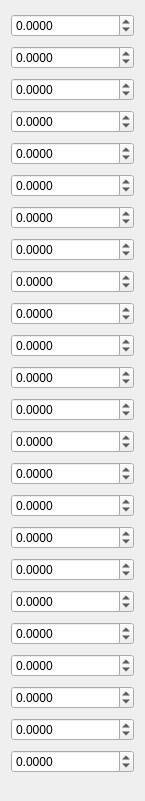
  <widget class="QWidget" name="layoutWidget_3">
   <property name="geometry">
    <rect>
     <x>660</x>
     <y>90</y>
     <width>145</width>
     <height>801</height>
    </rect>
   </property>
   <layout class="QVBoxLayout" name="verticalLayout_29">
    <item>
     <widget class="QDoubleSpinBox" name="spinBox_72">
      <property name="decimals">
       <number>4</number>
      </property>
      <property name="minimum">
       <double>-100.000000000000000</double>
      </property>
      <property name="maximum">
       <double>10000000.000000000000000</double>
      </property>
     </widget>
    </item>
    <item>
     <widget class="QDoubleSpinBox" name="spinBox_73">
      <property name="decimals">
       <number>4</number>
      </property>
      <property name="minimum">
       <double>-100.000000000000000</double>
      </property>
      <property name="maximum">
       <double>10000000.000000000000000</double>
      </property>
     </widget>
    </item>
    <item>
     <widget class="QDoubleSpinBox" name="spinBox_74">
      <property name="decimals">
       <number>4</number>
      </property>
      <property name="minimum">
       <double>-100.000000000000000</double>
      </property>
      <property name="maximum">
       <double>10000000.000000000000000</double>
      </property>
     </widget>
    </item>
    <item>
     <widget class="QDoubleSpinBox" name="spinBox_75">
      <property name="decimals">
       <number>4</number>
      </property>
      <property name="minimum">
       <double>-100.000000000000000</double>
      </property>
      <property name="maximum">
       <double>10000000.000000000000000</double>
      </property>
     </widget>
    </item>
    <item>
     <widget class="QDoubleSpinBox" name="spinBox_78">
      <property name="decimals">
       <number>4</number>
      </property>
      <property name="minimum">
       <double>-100.000000000000000</double>
      </property>
      <property name="maximum">
       <double>10000000.000000000000000</double>
      </property>
     </widget>
    </item>
    <item>
     <widget class="QDoubleSpinBox" name="spinBox_79">
      <property name="decimals">
       <number>4</number>
      </property>
      <property name="minimum">
       <double>-100.000000000000000</double>
      </property>
      <property name="maximum">
       <double>10000000.000000000000000</double>
      </property>
     </widget>
    </item>
    <item>
     <widget class="QDoubleSpinBox" name="spinBox_80">
      <property name="decimals">
       <number>4</number>
      </property>
      <property name="minimum">
       <double>-100.000000000000000</double>
      </property>
      <property name="maximum">
       <double>10000000.000000000000000</double>
      </property>
     </widget>
    </item>
    <item>
     <widget class="QDoubleSpinBox" name="spinBox_81">
      <property name="decimals">
       <number>4</number>
      </property>
      <property name="minimum">
       <double>-100.000000000000000</double>
      </property>
      <property name="maximum">
       <double>10000000.000000000000000</double>
      </property>
     </widget>
    </item>
    <item>
     <widget class="QDoubleSpinBox" name="spinBox_82">
      <property name="decimals">
       <number>4</number>
      </property>
      <property name="minimum">
       <double>-100.000000000000000</double>
      </property>
      <property name="maximum">
       <double>10000000.000000000000000</double>
      </property>
     </widget>
    </item>
    <item>
     <widget class="QDoubleSpinBox" name="spinBox_83">
      <property name="decimals">
       <number>4</number>
      </property>
      <property name="minimum">
       <double>-100.000000000000000</double>
      </property>
      <property name="maximum">
       <double>10000000.000000000000000</double>
      </property>
     </widget>
    </item>
    <item>
     <widget class="QDoubleSpinBox" name="spinBox_84">
      <property name="decimals">
       <number>4</number>
      </property>
      <property name="minimum">
       <double>-100.000000000000000</double>
      </property>
      <property name="maximum">
       <double>10000000.000000000000000</double>
      </property>
     </widget>
    </item>
    <item>
     <widget class="QDoubleSpinBox" name="spinBox_85">
      <property name="decimals">
       <number>4</number>
      </property>
      <property name="minimum">
       <double>-100.000000000000000</double>
      </property>
      <property name="maximum">
       <double>10000000.000000000000000</double>
      </property>
     </widget>
    </item>
    <item>
     <widget class="QDoubleSpinBox" name="spinBox_86">
      <property name="decimals">
       <number>4</number>
      </property>
      <property name="minimum">
       <double>-100.000000000000000</double>
      </property>
      <property name="maximum">
       <double>10000000.000000000000000</double>
      </property>
     </widget>
    </item>
    <item>
     <widget class="QDoubleSpinBox" name="spinBox_87">
      <property name="decimals">
       <number>4</number>
      </property>
      <property name="minimum">
       <double>-100.000000000000000</double>
      </property>
      <property name="maximum">
       <double>10000000.000000000000000</double>
      </property>
     </widget>
    </item>
    <item>
     <widget class="QDoubleSpinBox" name="spinBox_88">
      <property name="decimals">
       <number>4</number>
      </property>
      <property name="minimum">
       <double>-100.000000000000000</double>
      </property>
      <property name="maximum">
       <double>10000000.000000000000000</double>
      </property>
     </widget>
    </item>
    <item>
     <widget class="QDoubleSpinBox" name="spinBox_89">
      <property name="decimals">
       <number>4</number>
      </property>
      <property name="minimum">
       <double>-100.000000000000000</double>
      </property>
      <property name="maximum">
       <double>10000000.000000000000000</double>
      </property>
     </widget>
    </item>
    <item>
     <widget class="QDoubleSpinBox" name="spinBox_90">
      <property name="decimals">
       <number>4</number>
      </property>
      <property name="minimum">
       <double>-100.000000000000000</double>
      </property>
      <property name="maximum">
       <double>10000000.000000000000000</double>
      </property>
     </widget>
    </item>
    <item>
     <widget class="QDoubleSpinBox" name="spinBox_91">
      <property name="decimals">
       <number>4</number>
      </property>
      <property name="minimum">
       <double>-100.000000000000000</double>
      </property>
      <property name="maximum">
       <double>10000000.000000000000000</double>
      </property>
     </widget>
    </item>
    <item>
     <widget class="QDoubleSpinBox" name="spinBox_92">
      <property name="decimals">
       <number>4</number>
      </property>
      <property name="minimum">
       <double>-100.000000000000000</double>
      </property>
      <property name="maximum">
       <double>10000000.000000000000000</double>
      </property>
     </widget>
    </item>
    <item>
     <widget class="QDoubleSpinBox" name="spinBox_76">
      <property name="decimals">
       <number>4</number>
      </property>
      <property name="minimum">
       <double>-100.000000000000000</double>
      </property>
      <property name="maximum">
       <double>10000000.000000000000000</double>
      </property>
     </widget>
    </item>
    <item>
     <widget class="QDoubleSpinBox" name="spinBox_77">
      <property name="decimals">
       <number>4</number>
      </property>
      <property name="minimum">
       <double>-100.000000000000000</double>
      </property>
      <property name="maximum">
       <double>10000000.000000000000000</double>
      </property>
     </widget>
    </item>
    <item>
     <widget class="QDoubleSpinBox" name="spinBox_93">
      <property name="decimals">
       <number>4</number>
      </property>
      <property name="minimum">
       <double>-100.000000000000000</double>
      </property>
      <property name="maximum">
       <double>10000000.000000000000000</double>
      </property>
     </widget>
    </item>
    <item>
     <widget class="QDoubleSpinBox" name="spinBox_94">
      <property name="decimals">
       <number>4</number>
      </property>
      <property name="minimum">
       <double>-100.000000000000000</double>
      </property>
      <property name="maximum">
       <double>10000000.000000000000000</double>
      </property>
     </widget>
    </item>
    <item>
     <widget class="QDoubleSpinBox" name="spinBox_95">
      <property name="decimals">
       <number>4</number>
      </property>
      <property name="minimum">
       <double>-100.000000000000000</double>
      </property>
      <property name="maximum">
       <double>10000000.000000000000000</double>
      </property>
     </widget>
    </item>
   </layout>
  </widget>
